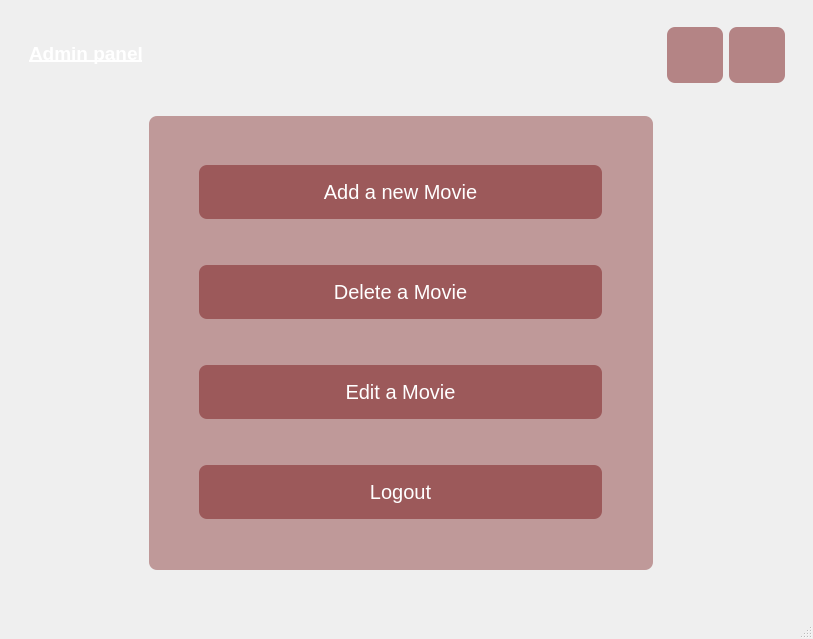
<?xml version="1.0" encoding="UTF-8"?>
<ui version="4.0">
 <class>Admin_panel</class>
 <widget class="QMainWindow" name="Admin_panel">
  <property name="geometry">
   <rect>
    <x>0</x>
    <y>0</y>
    <width>813</width>
    <height>639</height>
   </rect>
  </property>
  <property name="sizePolicy">
   <sizepolicy hsizetype="Minimum" vsizetype="Minimum">
    <horstretch>0</horstretch>
    <verstretch>0</verstretch>
   </sizepolicy>
  </property>
  <property name="minimumSize">
   <size>
    <width>813</width>
    <height>620</height>
   </size>
  </property>
  <property name="maximumSize">
   <size>
    <width>813</width>
    <height>664</height>
   </size>
  </property>
  <property name="font">
   <font>
    <pointsize>47</pointsize>
   </font>
  </property>
  <property name="windowTitle">
   <string>MainWindow</string>
  </property>
  <property name="styleSheet">
   <string notr="true">#centralwidget
{
	border-image: url(:/images/vivek-doshi-CENG0_brmBw-unsplash.jpg);

}
#l1
{
 color : white;
}

#vg1
{
	background-color: rgba(121, 25, 26,0.4);
}

QPushButton
{
color : white;
	background-color: rgba(121, 25, 26,0.5);
}
QPushButton:hover
{
    background-color:rgba(255, 255, 255,0.5);
    color : rgb(121, 25, 26);
}
QPushButton,#vg1
{
border-width : 0px;
border-radius : 8px;
}</string>
  </property>
  <widget class="QWidget" name="centralwidget">
   <property name="sizePolicy">
    <sizepolicy hsizetype="Preferred" vsizetype="Preferred">
     <horstretch>0</horstretch>
     <verstretch>0</verstretch>
    </sizepolicy>
   </property>
   <property name="minimumSize">
    <size>
     <width>813</width>
     <height>620</height>
    </size>
   </property>
   <property name="maximumSize">
    <size>
     <width>813</width>
     <height>620</height>
    </size>
   </property>
   <layout class="QGridLayout" name="gridLayout_2">
    <item row="0" column="0">
     <widget class="QWidget" name="gw1" native="true">
      <layout class="QGridLayout" name="gridLayout">
       <property name="leftMargin">
        <number>20</number>
       </property>
       <property name="bottomMargin">
        <number>1</number>
       </property>
       <item row="0" column="1">
        <spacer name="horizontalSpacer">
         <property name="orientation">
          <enum>Qt::Horizontal</enum>
         </property>
         <property name="sizeHint" stdset="0">
          <size>
           <width>40</width>
           <height>20</height>
          </size>
         </property>
        </spacer>
       </item>
       <item row="2" column="3">
        <spacer name="verticalSpacer">
         <property name="orientation">
          <enum>Qt::Vertical</enum>
         </property>
         <property name="sizeHint" stdset="0">
          <size>
           <width>20</width>
           <height>40</height>
          </size>
         </property>
        </spacer>
       </item>
       <item row="0" column="3">
        <widget class="QWidget" name="hw1" native="true">
         <property name="sizePolicy">
          <sizepolicy hsizetype="Fixed" vsizetype="Fixed">
           <horstretch>0</horstretch>
           <verstretch>0</verstretch>
          </sizepolicy>
         </property>
         <property name="minimumSize">
          <size>
           <width>137</width>
           <height>70</height>
          </size>
         </property>
         <layout class="QHBoxLayout" name="horizontalLayout">
          <item>
           <widget class="QPushButton" name="minimize_btn">
            <property name="sizePolicy">
             <sizepolicy hsizetype="Fixed" vsizetype="Fixed">
              <horstretch>0</horstretch>
              <verstretch>0</verstretch>
             </sizepolicy>
            </property>
            <property name="minimumSize">
             <size>
              <width>56</width>
              <height>56</height>
             </size>
            </property>
            <property name="text">
             <string/>
            </property>
            <property name="icon">
             <iconset resource="Photos.qrc">
              <normaloff>:/icons/minimize.png</normaloff>:/icons/minimize.png</iconset>
            </property>
            <property name="iconSize">
             <size>
              <width>50</width>
              <height>50</height>
             </size>
            </property>
           </widget>
          </item>
          <item>
           <widget class="QPushButton" name="close_btn">
            <property name="sizePolicy">
             <sizepolicy hsizetype="Fixed" vsizetype="Fixed">
              <horstretch>0</horstretch>
              <verstretch>0</verstretch>
             </sizepolicy>
            </property>
            <property name="minimumSize">
             <size>
              <width>56</width>
              <height>56</height>
             </size>
            </property>
            <property name="text">
             <string/>
            </property>
            <property name="icon">
             <iconset resource="Photos.qrc">
              <normaloff>:/icons/cross.png</normaloff>:/icons/cross.png</iconset>
            </property>
            <property name="iconSize">
             <size>
              <width>50</width>
              <height>50</height>
             </size>
            </property>
           </widget>
          </item>
         </layout>
        </widget>
       </item>
       <item row="2" column="2">
        <spacer name="horizontalSpacer_3">
         <property name="orientation">
          <enum>Qt::Horizontal</enum>
         </property>
         <property name="sizeHint" stdset="0">
          <size>
           <width>40</width>
           <height>20</height>
          </size>
         </property>
        </spacer>
       </item>
       <item row="2" column="1">
        <widget class="QWidget" name="vg1" native="true">
         <property name="sizePolicy">
          <sizepolicy hsizetype="Fixed" vsizetype="Fixed">
           <horstretch>0</horstretch>
           <verstretch>0</verstretch>
          </sizepolicy>
         </property>
         <property name="minimumSize">
          <size>
           <width>504</width>
           <height>454</height>
          </size>
         </property>
         <layout class="QVBoxLayout" name="verticalLayout">
          <item alignment="Qt::AlignHCenter">
           <widget class="QPushButton" name="add_btn">
            <property name="sizePolicy">
             <sizepolicy hsizetype="Fixed" vsizetype="Fixed">
              <horstretch>0</horstretch>
              <verstretch>0</verstretch>
             </sizepolicy>
            </property>
            <property name="minimumSize">
             <size>
              <width>403</width>
              <height>54</height>
             </size>
            </property>
            <property name="font">
             <font>
              <pointsize>15</pointsize>
             </font>
            </property>
            <property name="text">
             <string>Add a new Movie</string>
            </property>
           </widget>
          </item>
          <item alignment="Qt::AlignHCenter">
           <widget class="QPushButton" name="delete_btn">
            <property name="sizePolicy">
             <sizepolicy hsizetype="Fixed" vsizetype="Fixed">
              <horstretch>0</horstretch>
              <verstretch>0</verstretch>
             </sizepolicy>
            </property>
            <property name="minimumSize">
             <size>
              <width>403</width>
              <height>54</height>
             </size>
            </property>
            <property name="font">
             <font>
              <pointsize>15</pointsize>
             </font>
            </property>
            <property name="text">
             <string>Delete a Movie</string>
            </property>
           </widget>
          </item>
          <item alignment="Qt::AlignHCenter">
           <widget class="QPushButton" name="edit_btn">
            <property name="sizePolicy">
             <sizepolicy hsizetype="Fixed" vsizetype="Fixed">
              <horstretch>0</horstretch>
              <verstretch>0</verstretch>
             </sizepolicy>
            </property>
            <property name="minimumSize">
             <size>
              <width>403</width>
              <height>54</height>
             </size>
            </property>
            <property name="font">
             <font>
              <pointsize>15</pointsize>
             </font>
            </property>
            <property name="text">
             <string>Edit a Movie</string>
            </property>
           </widget>
          </item>
          <item alignment="Qt::AlignHCenter">
           <widget class="QPushButton" name="exit_btn">
            <property name="sizePolicy">
             <sizepolicy hsizetype="Fixed" vsizetype="Fixed">
              <horstretch>0</horstretch>
              <verstretch>0</verstretch>
             </sizepolicy>
            </property>
            <property name="minimumSize">
             <size>
              <width>403</width>
              <height>54</height>
             </size>
            </property>
            <property name="font">
             <font>
              <pointsize>15</pointsize>
             </font>
            </property>
            <property name="text">
             <string>Logout</string>
            </property>
           </widget>
          </item>
         </layout>
        </widget>
       </item>
       <item row="2" column="0">
        <spacer name="horizontalSpacer_2">
         <property name="orientation">
          <enum>Qt::Horizontal</enum>
         </property>
         <property name="sizeType">
          <enum>QSizePolicy::Fixed</enum>
         </property>
         <property name="sizeHint" stdset="0">
          <size>
           <width>102</width>
           <height>20</height>
          </size>
         </property>
        </spacer>
       </item>
       <item row="1" column="1">
        <spacer name="verticalSpacer_2">
         <property name="orientation">
          <enum>Qt::Vertical</enum>
         </property>
         <property name="sizeHint" stdset="0">
          <size>
           <width>20</width>
           <height>40</height>
          </size>
         </property>
        </spacer>
       </item>
       <item row="0" column="0">
        <widget class="QLabel" name="l1">
         <property name="font">
          <font>
           <pointsize>14</pointsize>
           <weight>75</weight>
           <bold>true</bold>
           <underline>true</underline>
          </font>
         </property>
         <property name="text">
          <string>Admin panel</string>
         </property>
        </widget>
       </item>
      </layout>
     </widget>
    </item>
    <item row="1" column="0">
     <spacer name="verticalSpacer_3">
      <property name="orientation">
       <enum>Qt::Vertical</enum>
      </property>
      <property name="sizeType">
       <enum>QSizePolicy::Fixed</enum>
      </property>
      <property name="sizeHint" stdset="0">
       <size>
        <width>20</width>
        <height>40</height>
       </size>
      </property>
     </spacer>
    </item>
   </layout>
  </widget>
  <widget class="QMenuBar" name="menubar">
   <property name="geometry">
    <rect>
     <x>0</x>
     <y>0</y>
     <width>813</width>
     <height>22</height>
    </rect>
   </property>
  </widget>
  <widget class="QStatusBar" name="statusbar">
   <property name="sizePolicy">
    <sizepolicy hsizetype="Preferred" vsizetype="Preferred">
     <horstretch>0</horstretch>
     <verstretch>0</verstretch>
    </sizepolicy>
   </property>
   <property name="minimumSize">
    <size>
     <width>0</width>
     <height>0</height>
    </size>
   </property>
   <property name="maximumSize">
    <size>
     <width>16777215</width>
     <height>52</height>
    </size>
   </property>
  </widget>
 </widget>
 <resources>
  <include location="Photos.qrc"/>
 </resources>
 <connections>
  <connection>
   <sender>close_btn</sender>
   <signal>clicked()</signal>
   <receiver>Admin_panel</receiver>
   <slot>close()</slot>
   <hints>
    <hint type="sourcelabel">
     <x>771</x>
     <y>50</y>
    </hint>
    <hint type="destinationlabel">
     <x>808</x>
     <y>123</y>
    </hint>
   </hints>
  </connection>
  <connection>
   <sender>minimize_btn</sender>
   <signal>clicked()</signal>
   <receiver>Admin_panel</receiver>
   <slot>showMinimized()</slot>
   <hints>
    <hint type="sourcelabel">
     <x>717</x>
     <y>49</y>
    </hint>
    <hint type="destinationlabel">
     <x>809</x>
     <y>183</y>
    </hint>
   </hints>
  </connection>
 </connections>
</ui>
